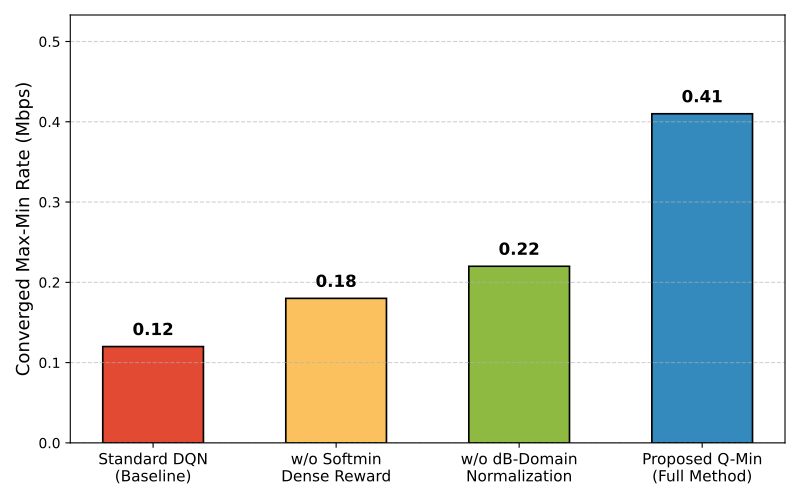

The script that saved this image:
import matplotlib.pyplot as plt
import numpy as np

# ==========================================
# 1. 填入您消融实验最终收敛的 Max-Min Rate 数值 (Mbps)
# ==========================================
# 标签定义
variants = [
    "Standard DQN\n(Baseline)", 
    "w/o Softmin\nDense Reward", 
    "w/o dB-Domain\nNormalization", 
    "Proposed Q-Min\n(Full Method)"
]

# 模拟最终收敛的速率 (请替换为您实际跑出来的真实数据！)
converged_rates = [0.12, 0.18, 0.22, 0.41] 

# ==========================================
# 2. IEEE TWC 风格柱状图绘制
# ==========================================
plt.figure(figsize=(8, 5))

# 为不同的变体设置渐进颜色
colors = ['#E24A33', '#FBC15E', '#8EBA42', '#348ABD']
x_pos = np.arange(len(variants))

# 绘制柱状图，加入边缘颜色增强立体感
bars = plt.bar(x_pos, converged_rates, color=colors, edgecolor='black', linewidth=1.2, width=0.55)

# 在每个柱子上方标注具体数值 (TWC 非常喜欢这种严谨的数据展示)
for bar in bars:
    yval = bar.get_height()
    plt.text(bar.get_x() + bar.get_width()/2, yval + 0.01, 
             f'{yval:.2f}', ha='center', va='bottom', fontsize=12, fontweight='bold')

plt.ylabel('Converged Max-Min Rate (Mbps)', fontsize=13)
plt.xticks(x_pos, variants, fontsize=11)
plt.ylim(0, max(converged_rates) * 1.3) # 留出顶部空间显示文字
plt.grid(axis='y', linestyle='--', alpha=0.6)

plt.tight_layout()
plt.savefig("Ablation_Study.pdf", format='pdf', dpi=300)
print("✅ 消融实验图绘制完成！请查看 Ablation_Study.pdf")
plt.show()
